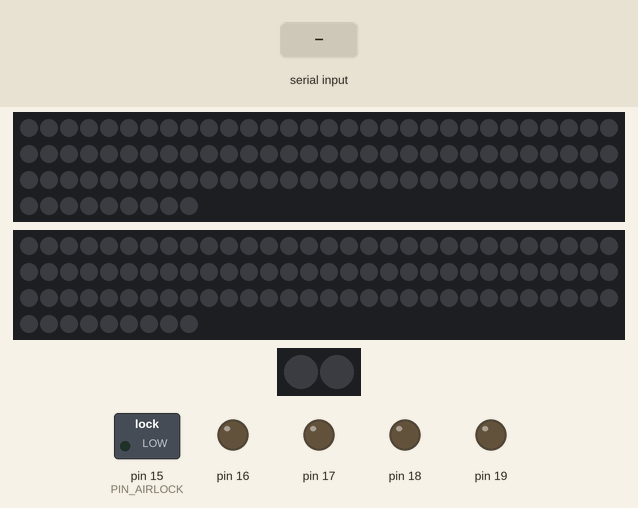
A sketch run on a simulated Arduino Uno, built with avr-gcc and run on an emulated ATmega328P. Parts: 2 × 99 RGB LEDs in strip order, left to right, continuing on the next row, 2 RGB LEDs in strip order, left to right, switched loads named in the sketch (green lamp = pin HIGH), output pins drawn as LEDs (lit = HIGH). Inputs (shaded band) come from the test bench. Dim RGB values are drawn brighter than linear; random numbers use the default seed unless the sketch sets one; what the sketch prints to the serial monitor is not drawn.

Above: at 1.2 s.
1.3 s: "o\n" received over Serial
At 2.5 s:
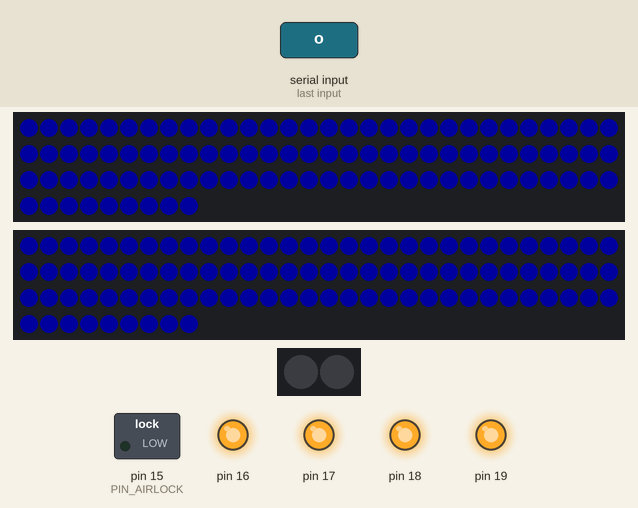
2.8 s: byte 114 ('r') received over Serial
At 3.4 s:
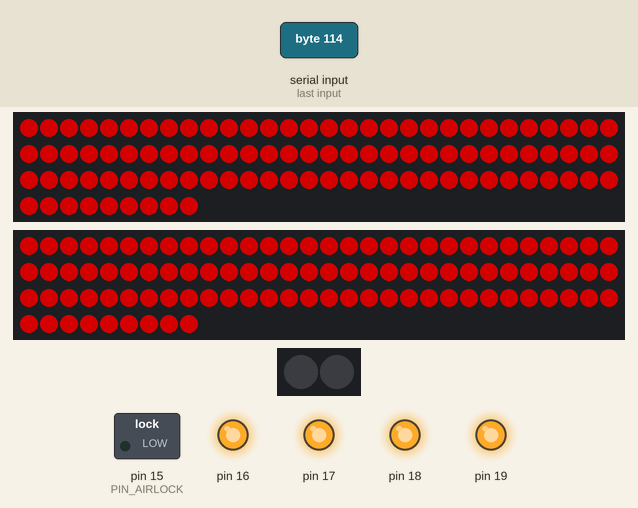
5.8 s: byte 83 ('S') received over Serial
At 6.6 s:
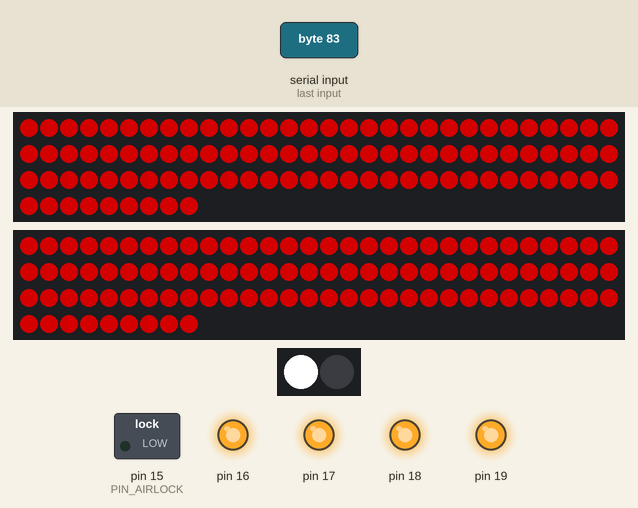
8.8 s: byte 80 ('P') received over Serial
At 9.9 s:
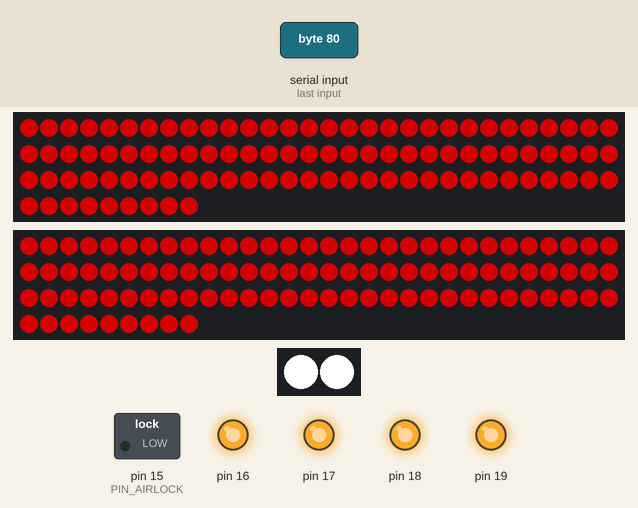
11.8 s: byte 119 ('w') received over Serial
At 12.0 s:
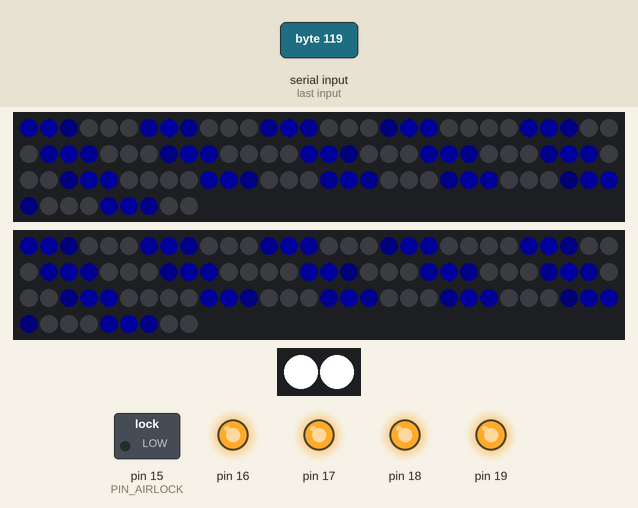
13.7 s: byte 98 ('b') received over Serial
At 15.1 s:
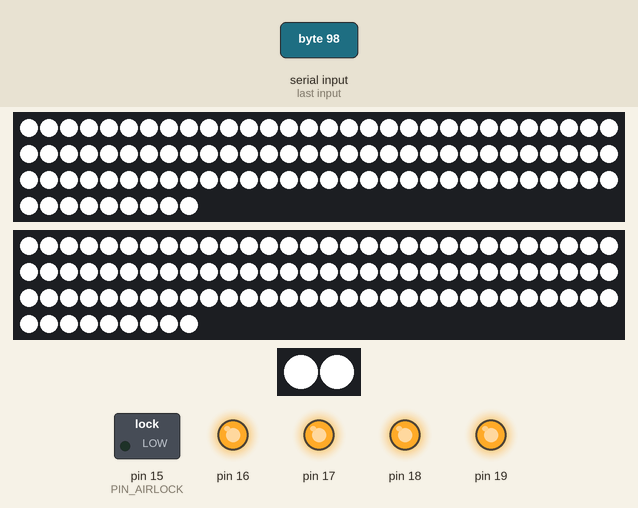
Timing chart, 0 to 16.2 s (numbered marks = the images above; inputs shaded):
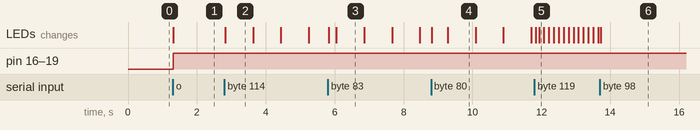

Measured:
- after the input at 1.3 s, pin 16–19: LOW → HIGH at once; the LEDs: change at once (image 1)
- after the input at 2.8 s, the LEDs: change at once (image 2)
- what the display in image 2 shows lasts 0.8 s, from 2.8 s to 3.6 s

The sketch:

lightingArduino.ino
```cpp
#include <FastLED.h>

#define NUM_LEDS 61

//brightness modifiers
#define LIGHTS_OFF      0
#define LIGHTS_ON       1
//effects
#define EFFECT_NONE       0
#define EFFECT_DAMAGE     1
#define EFFECT_HEARTBEAT  2

//lighting patterns
#define MODE_IDLE     0
#define MODE_REDALERT 1
#define MODE_WARP     2
#define MODE_BRIEF    3

#define SEATBELT   0
#define PRAY       1

#define MAX_BRIGHT  30

#define NUM_LEDS 99

#define PIN_AIRLOCK  15

CRGB right_effect[99];
CRGB left_effect[99];

CRGB praySeatLights[2];  //first 3 are the front cabin light that isnt in use yet

CRGB baseCol;

int sinCount = 0;
long lastWarpUpdate = 0;

boolean cabinState = false;


long redAlertTimer = 0;
boolean redToggle = false;

long damageTimer = 0;
boolean damageOn = false;
long nextDamageFlicker = 500;

boolean airlockBlink = false;
boolean airlockLight = false;
long airlockBlinkTime = 0;

boolean heartBeat = false;
long heartBeatTimer = 0;

byte state = LIGHTS_OFF;
byte effect = EFFECT_NONE;
byte mode = MODE_IDLE;

long flickerTimeOut = 0;
long flickRand = 0;
boolean flickerToggle = false;

boolean prayLight = false;
boolean seatbeltLight = false;


void setup()
{
  Serial.begin(9600);
  FastLED.addLeds<WS2811, 13, GRB>(left_effect, 99);
  FastLED.addLeds<WS2811, 11, GRB>(right_effect, 99);
  general_lighting(CRGB::Black);

  baseCol.r = 0;
  baseCol.g = 0;
  baseCol.b = 0;

  for (int i = 0; i < 2; i++){
    praySeatLights[i].r = 0;
    praySeatLights[i].g = 0;
    praySeatLights[i].b = 0;
  }
  FastLED.addLeds<WS2811, 8, GRB>(praySeatLights, 2);
  FastLED.show();

  for (int i = 0; i < 4; i++){
    pinMode(19 - i, OUTPUT);
  }
  pinMode(PIN_AIRLOCK, OUTPUT);
  digitalWrite(PIN_AIRLOCK, LOW);


  cabinLightState(false);
}

void cabinLightState(boolean state){
  for (int i = 0; i < 4; i++){
    digitalWrite(19 -  i, state == true ? HIGH : LOW);
  }
}

void loop() {
  if(state == LIGHTS_ON){
    cabinState = true;

    if(mode == MODE_IDLE){
      baseCol = CRGB(0, 0, MAX_BRIGHT);
    }
    else if (mode == MODE_REDALERT){
      if(redAlertTimer + 800 < millis()){
        redToggle = !redToggle;
        redAlertTimer = millis();
      }
      baseCol = CRGB(redToggle == true ? 128 : 0, 0, 0);
    }
    else if (mode == MODE_WARP){
      baseCol = CRGB(0, 0, MAX_BRIGHT);
    }
    else if (mode == MODE_BRIEF){
      baseCol = CRGB::White;
    }
  }
  else {
    cabinState = false;
    baseCol = CRGB::Black;
    airlockLight = false;
  }

  //effects
  if(effect == EFFECT_HEARTBEAT){
    if(heartBeatTimer + 400 < millis() && heartBeat){
      heartBeat = false;
      effect = EFFECT_NONE;
    }
    else {
      baseCol = CRGB::Black;
      cabinState = false;
    }

  }
  if (effect == EFFECT_DAMAGE){
    if(damageTimer + 1500 < millis()){
      effect = EFFECT_NONE;
    }
    else {
      if(flickerTimeOut + flickRand < millis()){
        flickRand = 30 + random(150);
        flickerTimeOut = millis();
        flickerToggle = ! flickerToggle;
      }
      float rand = flickerToggle == true ? 1.0f : 0.3f;  //random(100) / 10.0f;
      baseCol.r = (int)baseCol.r * rand;
      baseCol.g = (int)baseCol.g * rand;
      baseCol.b = (int)baseCol.b * rand;
      cabinState = flickerToggle;
    }

  }
  if(mode == MODE_WARP){
    warp();
  }
  else {
    general_lighting(baseCol);
  }
  cabinLightState (cabinState);
  if(airlockBlink && airlockBlinkTime + 500 < millis()){
    airlockLight = ! airlockLight;
    airlockBlinkTime = millis();
  }
  digitalWrite(PIN_AIRLOCK, airlockLight == true ? HIGH : LOW );


  if(seatbeltLight){
    praySeatLights[SEATBELT].r = 255;
    praySeatLights[SEATBELT].g = 255;
    praySeatLights[SEATBELT].b = 255;
  }
  else {
    praySeatLights[SEATBELT].r = 0;
    praySeatLights[SEATBELT].g = 0;
    praySeatLights[SEATBELT].b = 0;
  }
  if(prayLight){
    praySeatLights[PRAY].r = 255;
    praySeatLights[PRAY].g = 255;
    praySeatLights[PRAY].b = 255;
  }
  else {
    praySeatLights[PRAY].r = 0;
    praySeatLights[PRAY].g = 0;
    praySeatLights[PRAY].b = 0;
  }

  handleSerialCommands();
  FastLED.show();
}

void general_lighting(CRGB colour) {
  for(int i = 0 ; i < NUM_LEDS; i++ ) {
    left_effect[i] = colour;
    right_effect[i] = colour;
  }
}

void on(){
  general_lighting(CRGB::Blue);
  cabinLightState(true);

}

void damage(){
  unsigned char c = random(255);
  general_lighting(CRGB(0,0,c));
  if(random(10) < 5){
    cabinLightState(false);
  }
  else {
    cabinLightState(true);
  }

}

void kill(){
  general_lighting(CRGB::Black);
  cabinLightState(false);
  airlockLight = false;
  airlockBlink = false;
}

void redAlert(){
  unsigned char red = 0;
  if(redAlertTimer + 1500 < millis()){
    redAlertTimer = millis();
    redToggle = !redToggle;
    if (redToggle){
      red = 128;
    }
    else {
      red = 0;
    }
    general_lighting(CRGB(red, 0, 0));
  }
  cabinLightState(true);
}

void warp(){
  //apply sin wave over the top of the base colour
  if(lastWarpUpdate + 25 < millis()){
    sinCount ++;
    sinCount %= 628;
    lastWarpUpdate = millis();
  }
  for(int i = 0; i < NUM_LEDS; i++){
    float sinMod = sin(sinCount / 3 + i);
    if(sinMod < 0){
      sinMod = 0;
    }
    CRGB colour = CRGB((int)(baseCol.r * sinMod), (int)(baseCol.g * sinMod), (int)(baseCol.b * sinMod));
    left_effect[i] = colour;
    right_effect[i] = colour;
  }
}

void handleSerialCommands(){
  if(Serial.available() == 0){
    return;
  }
  char c = Serial.read();
  switch (c) {
  case 'k':
    state = LIGHTS_OFF;
    airlockBlink = false;
    airlockLight = false;
    break;
  case 'o':
    state = LIGHTS_ON;
    break;
  case 'r':
    mode = MODE_REDALERT;
    break;
  case 'w':
    mode = MODE_WARP;
    break;
  case 'd':
    damageTimer = millis();
    flickerTimeOut = millis();

    damageOn = true;
    effect = EFFECT_DAMAGE;
    break;
  case 'h':
    effect = EFFECT_HEARTBEAT;
    heartBeatTimer = millis();
    heartBeat = true;
    break;
  case 'b':
    mode = MODE_BRIEF;
    break;
  case 'R':
    mode = MODE_IDLE;
    effect = EFFECT_NONE;
    state = LIGHTS_OFF;
    break;
  case 'i':
    mode = MODE_IDLE;
    break;
  case 'S':
    seatbeltLight = true;
    break;
  case 's':
    seatbeltLight = false;
    break;
  case 'P':
    prayLight = true;
    break;
  case 'p':
    prayLight = false;
    break;
  case 'A':  //airlock light
    airlockBlink = true;
    airlockLight = true;
    break;
  case 'a':
    airlockBlink = false;
    airlockLight = false;
    break;
  case '\n':
  case '\r':
    return;
  default:
    Serial.write("Unknown,");
    return;
  }
  Serial.write("OK,");
}
```
